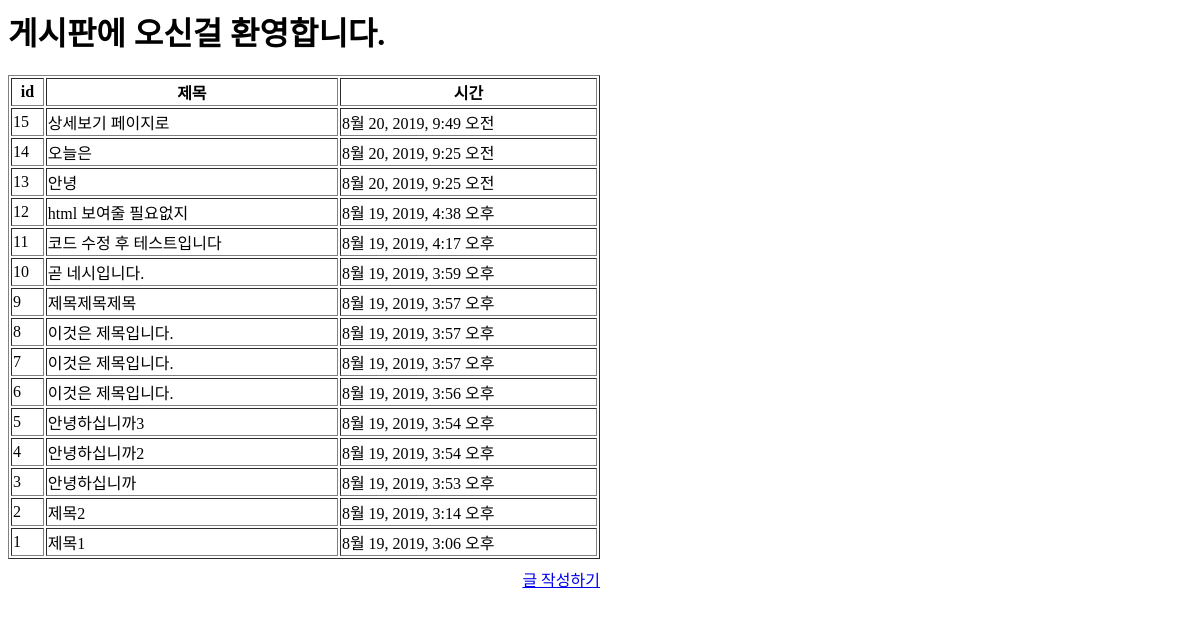
The page /articles/ on the database as committed earlier.
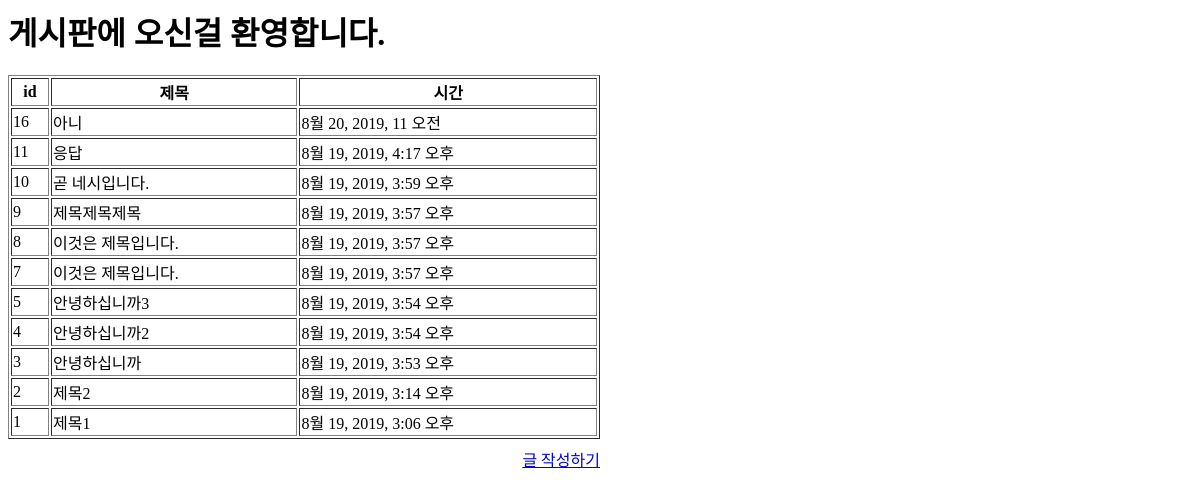
The same page on the database as committed later.
### articles/models.py (models this page shows, shortened)
class Article(models.Model):    # models.Model 을 상속 받는 형식으로 쓴다. ~.~.get()으로 앞으로 데이터 사용하는게 여기 들어있거든
    title = models.CharField(max_length=10)  # 기사의 제목을 변수값으로 가지는데 그것은 캐릭터 필드이다. (일종의 스키마를 정의하는거야)
    content = models.TextField()
    created_at = models.DateTimeField(auto_now_add=True)
    updated_at = models.DateTimeField(auto_now=True)      # 이런식으로 다양한 필드 생성 가능. 다 쓰고나서

### articles/views.py (the view)
# urls.py: path('',views.index),
def index(request):
    articles = Article.objects.order_by('-id') # 작성
    context = {
        'articles': articles
    }
    return render(request, 'articles/index.html', context)

### articles/templates/articles/index.html
{% block body %}
  <h1>게시판에 오신걸 환영합니다.</h1>
  <table border="1px solid black" style="width:50%" >
    <tr>
      <th>id</th>
      <th>제목</th>
      <th>시간</th>
    </tr>
    {% for article in articles %}
    <tr>
      <td>{{article.id}}</td>
      <td><a href="/articles/{{ article.pk }}/" style="color:black; text-decoration: none;">{{article.title}}</a></td>
      <td>{{article.created_at}}</td>
    </tr>
    {% endfor %}
  </table>
  <div style="width:50%; text-align: right; margin-top: 8px;">
    <a href="/articles/new/">글 작성하기</a>
  </div>
{% endblock %}

Rows that differ between the two databases and show on the page:
removed Article: id "15", title "상세보기 페이지로", created_at "8월 20, 2019, 9:49 오전"
removed Article: id "14", title "오늘은", created_at "8월 20, 2019, 9:25 오전"
removed Article: id "13", title "안녕", created_at "8월 20, 2019, 9:25 오전"
removed Article: id "12", title "html 보여줄 필요없지", created_at "8월 19, 2019, 4:38 오후"
removed Article: id "6", title "이것은 제목입니다.", created_at "8월 19, 2019, 3:56 오후"
added Article: id "16", title "아니", created_at "8월 20, 2019, 11 오전"
changed Article "8월 19, 2019, 4:17 오후": title "코드 수정 후 테스트입니다" → "응답"
